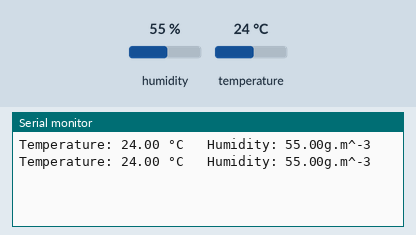
The sketch below on a simulated Arduino Uno, built with avr-gcc and run on an emulated ATmega328P. Parts: the last lines printed to the serial monitor. The test bench sets the inputs (shaded band); at power-on: humidity 55 %, temperature 24 °C.

Above: at 4.8 s.
4.9 s: humidity set to 22 %
At 7.1 s:
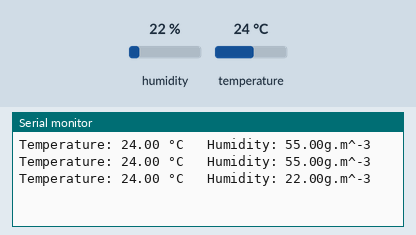
7.9 s: temperature set to 12 °C
At 9.6 s:
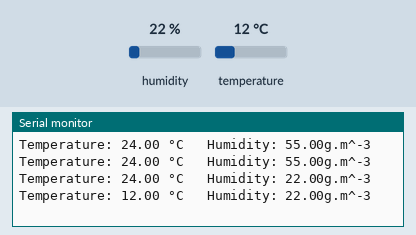
10.9 s: humidity set to 40 %
At 13.2 s:
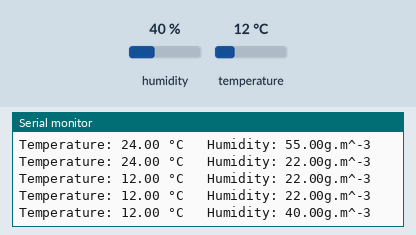
Timing chart, 0 to 14.7 s (numbered marks = the images above; inputs shaded):
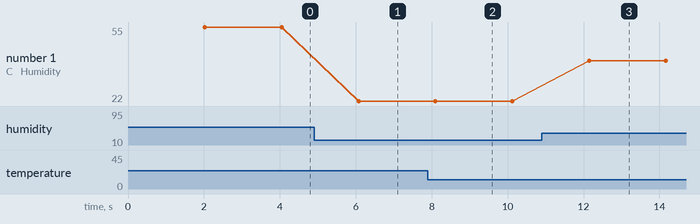

Measured:
- after the input at 4.9 s, the serial monitor: prints a new line after 1.2 s (image 1)
- after the input at 7.9 s, the serial monitor: prints a new line after 0.20 s (image 2)
- after the input at 10.9 s, the serial monitor: prints a new line after 1.2 s (image 3)
- plotted number 1: 55 → 22 after the input at 4.9 s, 22 → 40 after the input at 10.9 s

The sketch:

ReadTempAndHumidity.ino
```cpp
#include <DHT.h>

#define DHTPIN 13      // Pin where the DHT11 data pin is connected
#define DHTTYPE DHT11  // Define the sensor type (DHT11)

DHT dht(DHTPIN, DHTTYPE);

void setup() {
    Serial.begin(9600);
    dht.begin();
}

void loop() {
    delay(2000);  // Delay between readings

    float humidity = dht.readHumidity();
    float temperature = dht.readTemperature();

    if (isnan(humidity) || isnan(temperature)) {
        Serial.println("Failed to read from DHT sensor!");
    } else {
        Serial.print("Temperature: ");
        Serial.print(temperature);
        Serial.print(" °C   Humidity: ");
        Serial.print(humidity);
        Serial.println("g.m^-3 ");
    }
}
```
